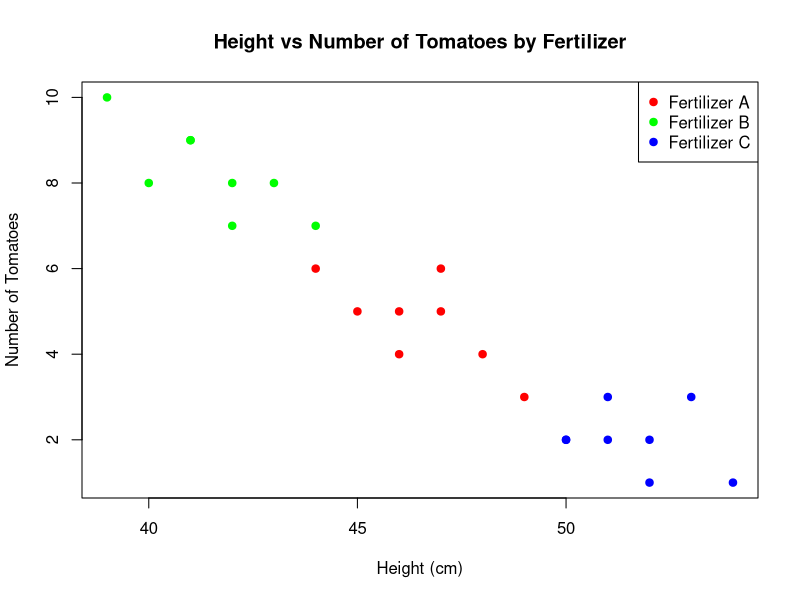

The R source for this figure:
df <- read.csv("data.csv",
                header = TRUE, sep = ",")
head(df)

fert_A_df = df[df$Fertilizer == "A", ] 
print("fert A mean height: ")
mean(fert_A_df[["Height_cm"]])
print("fert A mean tomatoes: ")
mean(fert_A_df[["Number_of_Tomatoes"]])

fert_B_df = df[df$Fertilizer == "B", ] 
print("fert B mean height: ")
mean(fert_B_df[["Height_cm"]])
print("fert B mean tomatoes: ")
mean(fert_B_df[["Number_of_Tomatoes"]])

fert_C_df = df[df$Fertilizer == "C", ] 
print("fert C mean height: ")
mean(fert_C_df[["Height_cm"]])
print("fert C mean tomatoes: ")
mean(fert_C_df[["Number_of_Tomatoes"]])

#create the plot for height vs num tomatoes
plot(fert_A_df$Height_cm, fert_A_df$Number_of_Tomatoes,
     main = "Height vs Number of Tomatoes by Fertilizer",
     xlab = "Height (cm)", ylab = "Number of Tomatoes",
     pch = 19, col = "red", xlim = range(df$Height_cm),
     ylim = range(df$Number_of_Tomatoes))

#add fertilizers b and c to the plot with different colors
points(fert_B_df$Height_cm, fert_B_df$Number_of_Tomatoes, pch = 19, col = "green")
points(fert_C_df$Height_cm, fert_C_df$Number_of_Tomatoes, pch = 19, col = "blue")

#add a legend to the plot with the appropriate color fertilizer mapping
legend("topright",
       legend = c("Fertilizer A", "Fertilizer B", "Fertilizer C"),
       col = c("red", "green", "blue"),
       pch = 19)
